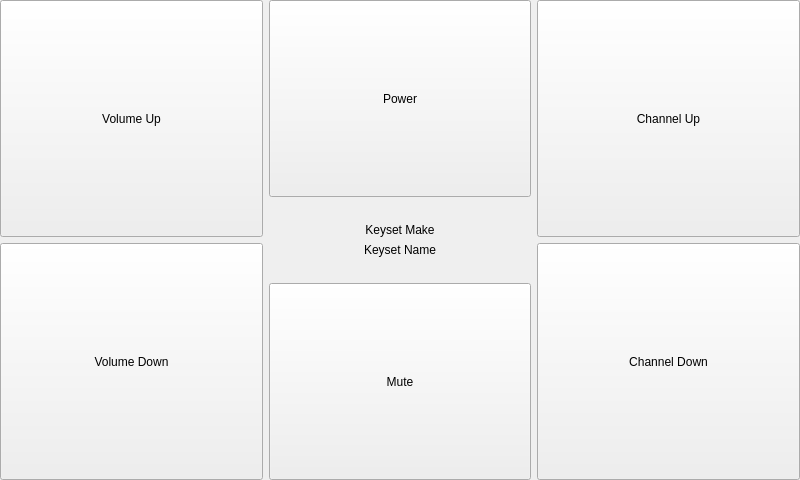
<?xml version="1.0" encoding="UTF-8"?>
<ui version="4.0">
 <class>PIRAltMainForm</class>
 <widget class="QWidget" name="PIRAltMainForm">
  <property name="geometry">
   <rect>
    <x>0</x>
    <y>0</y>
    <width>800</width>
    <height>480</height>
   </rect>
  </property>
  <property name="windowTitle">
   <string>Form</string>
  </property>
  <layout class="QGridLayout" name="gridLayout">
   <property name="margin">
    <number>0</number>
   </property>
   <item row="0" column="0">
    <widget class="QPushButton" name="volumeUpButton">
     <property name="sizePolicy">
      <sizepolicy hsizetype="Expanding" vsizetype="Expanding">
       <horstretch>0</horstretch>
       <verstretch>0</verstretch>
      </sizepolicy>
     </property>
     <property name="layoutDirection">
      <enum>Qt::LeftToRight</enum>
     </property>
     <property name="text">
      <string>Volume Up</string>
     </property>
     <property name="icon">
      <iconset resource="../PierogiResources.qrc">
       <normaloff>:/icons/sound_high_icon&amp;48.png</normaloff>:/icons/sound_high_icon&amp;48.png</iconset>
     </property>
     <property name="iconSize">
      <size>
       <width>48</width>
       <height>48</height>
      </size>
     </property>
    </widget>
   </item>
   <item row="0" column="1" rowspan="2">
    <layout class="QVBoxLayout" name="verticalLayout_2">
     <property name="spacing">
      <number>-1</number>
     </property>
     <property name="leftMargin">
      <number>0</number>
     </property>
     <item>
      <widget class="QPushButton" name="powerButton">
       <property name="sizePolicy">
        <sizepolicy hsizetype="Expanding" vsizetype="Expanding">
         <horstretch>0</horstretch>
         <verstretch>0</verstretch>
        </sizepolicy>
       </property>
       <property name="layoutDirection">
        <enum>Qt::LeftToRight</enum>
       </property>
       <property name="text">
        <string>Power</string>
       </property>
       <property name="icon">
        <iconset resource="../PierogiResources.qrc">
         <normaloff>:/icons/on-off_icon&amp;48.png</normaloff>:/icons/on-off_icon&amp;48.png</iconset>
       </property>
       <property name="iconSize">
        <size>
         <width>48</width>
         <height>48</height>
        </size>
       </property>
      </widget>
     </item>
     <item>
      <spacer name="verticalSpacer">
       <property name="orientation">
        <enum>Qt::Vertical</enum>
       </property>
       <property name="sizeType">
        <enum>QSizePolicy::Minimum</enum>
       </property>
       <property name="sizeHint" stdset="0">
        <size>
         <width>20</width>
         <height>20</height>
        </size>
       </property>
      </spacer>
     </item>
     <item>
      <widget class="QLabel" name="makeLabel">
       <property name="sizePolicy">
        <sizepolicy hsizetype="Preferred" vsizetype="Minimum">
         <horstretch>0</horstretch>
         <verstretch>0</verstretch>
        </sizepolicy>
       </property>
       <property name="text">
        <string>Keyset Make</string>
       </property>
       <property name="alignment">
        <set>Qt::AlignCenter</set>
       </property>
      </widget>
     </item>
     <item>
      <widget class="QLabel" name="nameLabel">
       <property name="sizePolicy">
        <sizepolicy hsizetype="Preferred" vsizetype="Minimum">
         <horstretch>0</horstretch>
         <verstretch>0</verstretch>
        </sizepolicy>
       </property>
       <property name="text">
        <string>Keyset Name</string>
       </property>
       <property name="alignment">
        <set>Qt::AlignCenter</set>
       </property>
      </widget>
     </item>
     <item>
      <spacer name="verticalSpacer_2">
       <property name="orientation">
        <enum>Qt::Vertical</enum>
       </property>
       <property name="sizeType">
        <enum>QSizePolicy::Minimum</enum>
       </property>
       <property name="sizeHint" stdset="0">
        <size>
         <width>20</width>
         <height>20</height>
        </size>
       </property>
      </spacer>
     </item>
     <item>
      <widget class="QPushButton" name="muteButton">
       <property name="sizePolicy">
        <sizepolicy hsizetype="Expanding" vsizetype="Expanding">
         <horstretch>0</horstretch>
         <verstretch>0</verstretch>
        </sizepolicy>
       </property>
       <property name="text">
        <string>Mute</string>
       </property>
       <property name="icon">
        <iconset resource="../PierogiResources.qrc">
         <normaloff>:/icons/sound_mute_icon&amp;48.png</normaloff>:/icons/sound_mute_icon&amp;48.png</iconset>
       </property>
       <property name="iconSize">
        <size>
         <width>48</width>
         <height>48</height>
        </size>
       </property>
      </widget>
     </item>
    </layout>
   </item>
   <item row="0" column="2">
    <widget class="QPushButton" name="channelUpButton">
     <property name="sizePolicy">
      <sizepolicy hsizetype="Expanding" vsizetype="Expanding">
       <horstretch>0</horstretch>
       <verstretch>0</verstretch>
      </sizepolicy>
     </property>
     <property name="text">
      <string>Channel Up</string>
     </property>
     <property name="icon">
      <iconset resource="../PierogiResources.qrc">
       <normaloff>:/icons/br_up_icon&amp;48.png</normaloff>:/icons/br_up_icon&amp;48.png</iconset>
     </property>
     <property name="iconSize">
      <size>
       <width>48</width>
       <height>48</height>
      </size>
     </property>
    </widget>
   </item>
   <item row="1" column="0">
    <widget class="QPushButton" name="volumeDownButton">
     <property name="sizePolicy">
      <sizepolicy hsizetype="Expanding" vsizetype="Expanding">
       <horstretch>0</horstretch>
       <verstretch>0</verstretch>
      </sizepolicy>
     </property>
     <property name="text">
      <string>Volume Down</string>
     </property>
     <property name="icon">
      <iconset resource="../PierogiResources.qrc">
       <normaloff>:/icons/sound_low_icon&amp;48.png</normaloff>:/icons/sound_low_icon&amp;48.png</iconset>
     </property>
     <property name="iconSize">
      <size>
       <width>48</width>
       <height>48</height>
      </size>
     </property>
    </widget>
   </item>
   <item row="1" column="2">
    <widget class="QPushButton" name="channelDownButton">
     <property name="sizePolicy">
      <sizepolicy hsizetype="Expanding" vsizetype="Expanding">
       <horstretch>0</horstretch>
       <verstretch>0</verstretch>
      </sizepolicy>
     </property>
     <property name="text">
      <string>Channel Down</string>
     </property>
     <property name="icon">
      <iconset resource="../PierogiResources.qrc">
       <normaloff>:/icons/br_down_icon&amp;48.png</normaloff>:/icons/br_down_icon&amp;48.png</iconset>
     </property>
     <property name="iconSize">
      <size>
       <width>48</width>
       <height>48</height>
      </size>
     </property>
    </widget>
   </item>
  </layout>
 </widget>
 <resources>
  <include location="../PierogiResources.qrc"/>
 </resources>
 <connections>
  <connection>
   <sender>PIRAltMainForm</sender>
   <signal>volumeUpEnabled(bool)</signal>
   <receiver>volumeUpButton</receiver>
   <slot>setEnabled(bool)</slot>
   <hints>
    <hint type="sourcelabel">
     <x>399</x>
     <y>239</y>
    </hint>
    <hint type="destinationlabel">
     <x>137</x>
     <y>125</y>
    </hint>
   </hints>
  </connection>
  <connection>
   <sender>PIRAltMainForm</sender>
   <signal>volumeDownEnabled(bool)</signal>
   <receiver>volumeDownButton</receiver>
   <slot>setEnabled(bool)</slot>
   <hints>
    <hint type="sourcelabel">
     <x>399</x>
     <y>239</y>
    </hint>
    <hint type="destinationlabel">
     <x>137</x>
     <y>358</y>
    </hint>
   </hints>
  </connection>
  <connection>
   <sender>PIRAltMainForm</sender>
   <signal>channelUpEnabled(bool)</signal>
   <receiver>channelUpButton</receiver>
   <slot>setEnabled(bool)</slot>
   <hints>
    <hint type="sourcelabel">
     <x>399</x>
     <y>239</y>
    </hint>
    <hint type="destinationlabel">
     <x>661</x>
     <y>125</y>
    </hint>
   </hints>
  </connection>
  <connection>
   <sender>PIRAltMainForm</sender>
   <signal>channelDownEnabled(bool)</signal>
   <receiver>channelDownButton</receiver>
   <slot>setEnabled(bool)</slot>
   <hints>
    <hint type="sourcelabel">
     <x>399</x>
     <y>239</y>
    </hint>
    <hint type="destinationlabel">
     <x>661</x>
     <y>358</y>
    </hint>
   </hints>
  </connection>
  <connection>
   <sender>PIRAltMainForm</sender>
   <signal>muteEnabled(bool)</signal>
   <receiver>muteButton</receiver>
   <slot>setEnabled(bool)</slot>
   <hints>
    <hint type="sourcelabel">
     <x>399</x>
     <y>239</y>
    </hint>
    <hint type="destinationlabel">
     <x>399</x>
     <y>381</y>
    </hint>
   </hints>
  </connection>
  <connection>
   <sender>PIRAltMainForm</sender>
   <signal>powerEnabled(bool)</signal>
   <receiver>powerButton</receiver>
   <slot>setEnabled(bool)</slot>
   <hints>
    <hint type="sourcelabel">
     <x>399</x>
     <y>239</y>
    </hint>
    <hint type="destinationlabel">
     <x>399</x>
     <y>98</y>
    </hint>
   </hints>
  </connection>
  <connection>
   <sender>PIRAltMainForm</sender>
   <signal>keysetMakeChanged(QString)</signal>
   <receiver>makeLabel</receiver>
   <slot>setText(QString)</slot>
   <hints>
    <hint type="sourcelabel">
     <x>399</x>
     <y>239</y>
    </hint>
    <hint type="destinationlabel">
     <x>399</x>
     <y>224</y>
    </hint>
   </hints>
  </connection>
  <connection>
   <sender>PIRAltMainForm</sender>
   <signal>keysetNameChanged(QString)</signal>
   <receiver>nameLabel</receiver>
   <slot>setText(QString)</slot>
   <hints>
    <hint type="sourcelabel">
     <x>399</x>
     <y>239</y>
    </hint>
    <hint type="destinationlabel">
     <x>399</x>
     <y>250</y>
    </hint>
   </hints>
  </connection>
 </connections>
 <slots>
  <signal>volumeUpEnabled(bool)</signal>
  <signal>volumeDownEnabled(bool)</signal>
  <signal>muteEnabled(bool)</signal>
  <signal>powerEnabled(bool)</signal>
  <signal>channelUpEnabled(bool)</signal>
  <signal>channelDownEnabled(bool)</signal>
  <signal>keysetMakeChanged(QString)</signal>
  <signal>keysetNameChanged(QString)</signal>
 </slots>
</ui>
